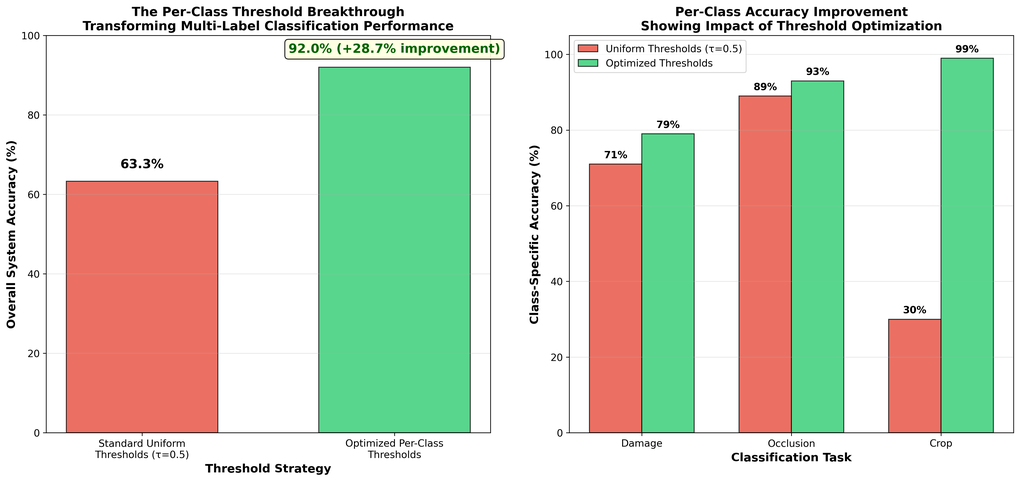
#> input picture mlds_final_project_template/images/breakthrough_analysis.png, 1020 x 481 px, shrunk from 4752 x 2240 before the run
$ python -i visualize_clahe.py   (imports and definitions only)
#> lines starting #> are read from the running program, lines starting #| are printed output that depends on the picture
#> further down, picture is the input picture: shape (481, 1020, 3); mean B, G, R 197.1, 215.4, 206.3
import os
import random
import cv2
import numpy as np
import matplotlib.pyplot as plt
import json
from dataset_organization.loader import OrganizedDatasetLoader

def apply_clahe(image, clip_limit=2.0, tile_grid_size=(8, 8)):
    """
    Apply CLAHE (Contrast Limited Adaptive Histogram Equalization) to an image.

    Args:
        image: Input image (BGR format)
        clip_limit: Threshold for contrast limiting
        tile_grid_size: Size of grid for histogram equalization

    Returns:
        Preprocessed image
    """
#> called with clip_limit = 2, tile_grid_size = (8, 8)
    # Convert to LAB color space
    lab = cv2.cvtColor(image, cv2.COLOR_BGR2LAB)
#> lab: shape (481, 1020, 3); mean of channels 0, 1, 2 219, 123.7, 138.4

    # Split into channels
    l, a, b = cv2.split(lab)
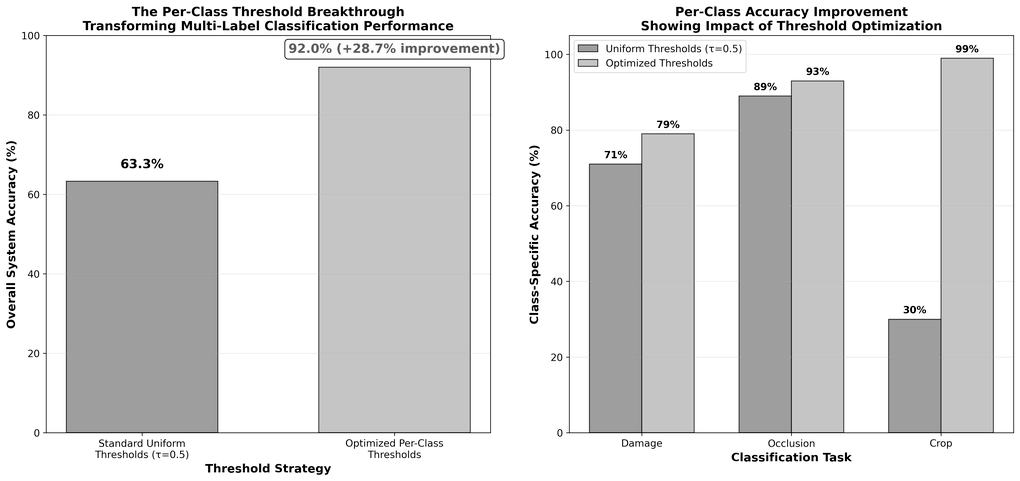
#> l: shape (481, 1020); min 0, max 255, mean 219
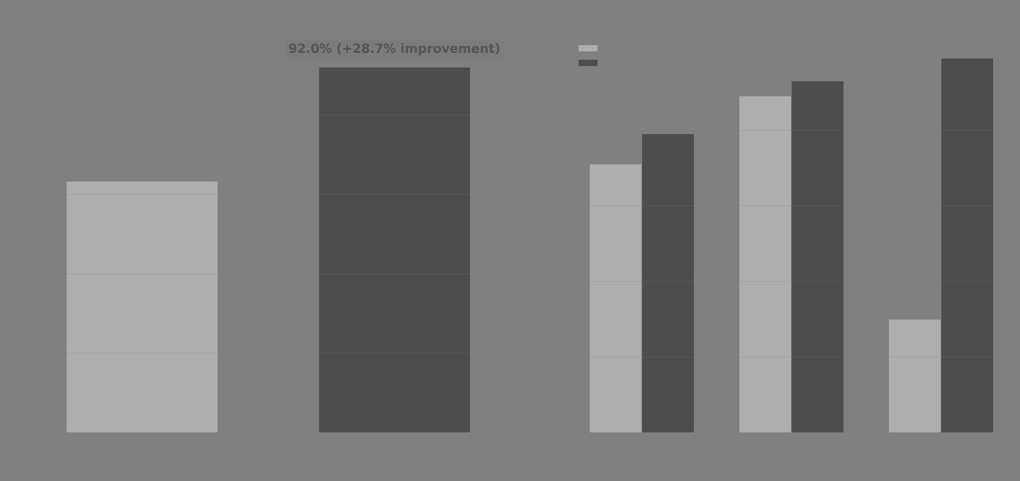
#> a: shape (481, 1020); min 71, max 178, mean 123.7
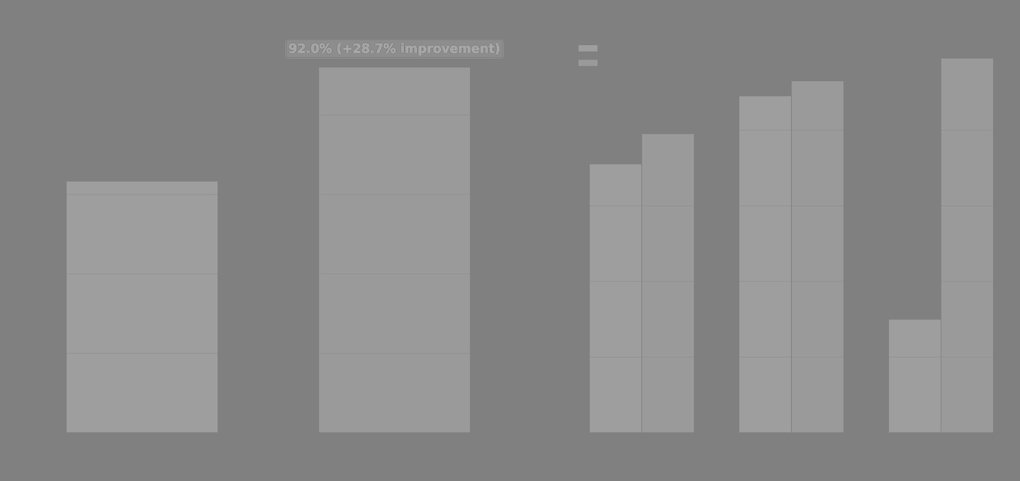
#> b: shape (481, 1020); min 126, max 170, mean 138.4

    # Apply CLAHE to L channel
    clahe = cv2.createCLAHE(clipLimit=clip_limit, tileGridSize=tile_grid_size)
    cl = clahe.apply(l)

    # Merge channels
    lab_clahe = cv2.merge((cl, a, b))
#> lab_clahe: shape (481, 1020, 3); mean of channels 0, 1, 2 216.5, 123.7, 138.4

    # Convert back to BGR
    bgr_clahe = cv2.cvtColor(lab_clahe, cv2.COLOR_LAB2BGR)

    return bgr_clahe, l, cl

# [88 lines left out: functions plot_histograms, get_annotation_info, visualize_clahe_effect, main, not called in this run]

# [2 lines not run here, left out]

>>> import cv2
>>> picture = cv2.imread('../../mlds_final_project_template/images/breakthrough_analysis.png')
>>> result = apply_clahe(picture)

$ run again, on mlds_final_project_template/images/occlusion_classification_distribution.png
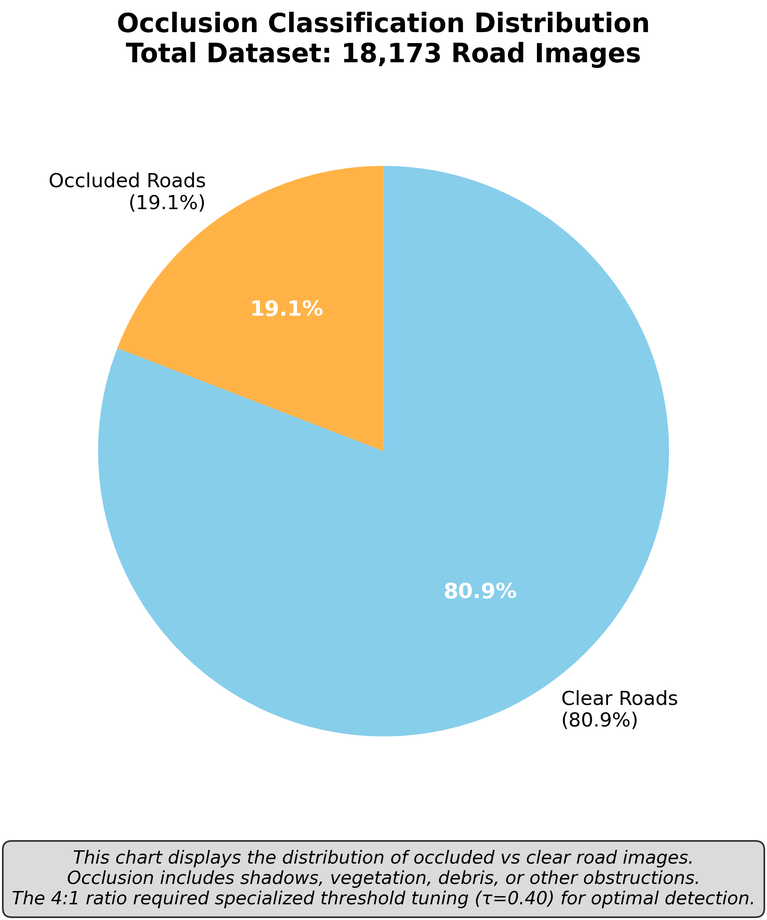
#> input picture mlds_final_project_template/images/occlusion_classification_distribution.png, 767 x 920 px, shrunk from 1957 x 2349 before the run
#> picture is the input picture: shape (920, 767, 3); mean B, G, R 226.9, 225.9, 210.3
#> lab: shape (920, 767, 3); mean of channels 0, 1, 2 226.5, 124.8, 126.2
#> in apply_clahe, `l, a, b = cv2.split(lab)`:
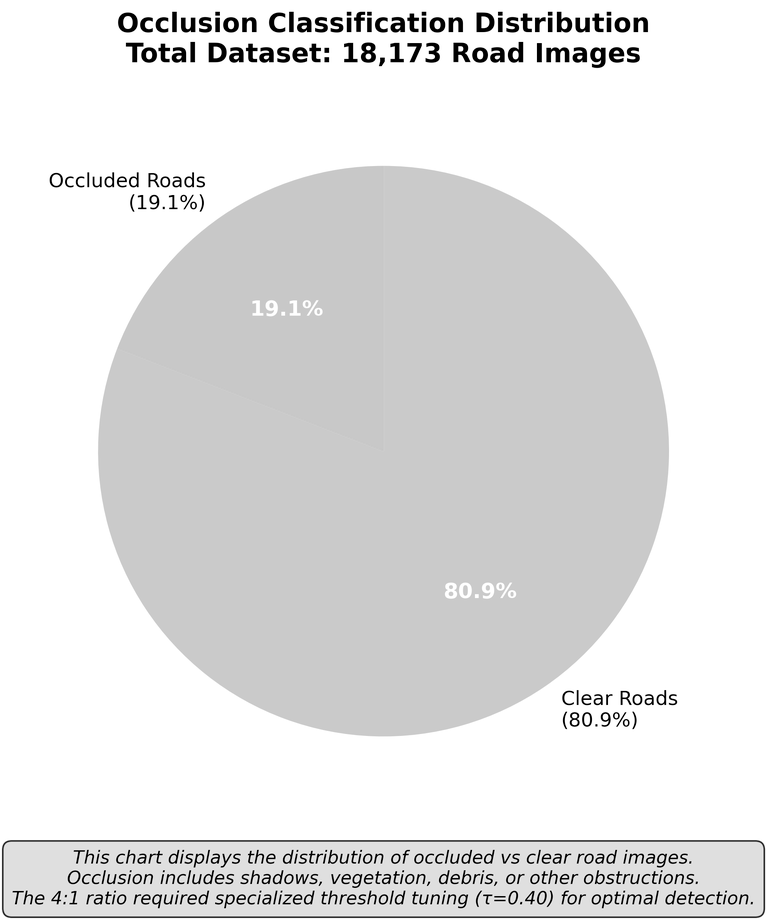
#> l: shape (920, 767); min 0, max 255, mean 226.5
#> in apply_clahe, `l, a, b = cv2.split(lab)`:
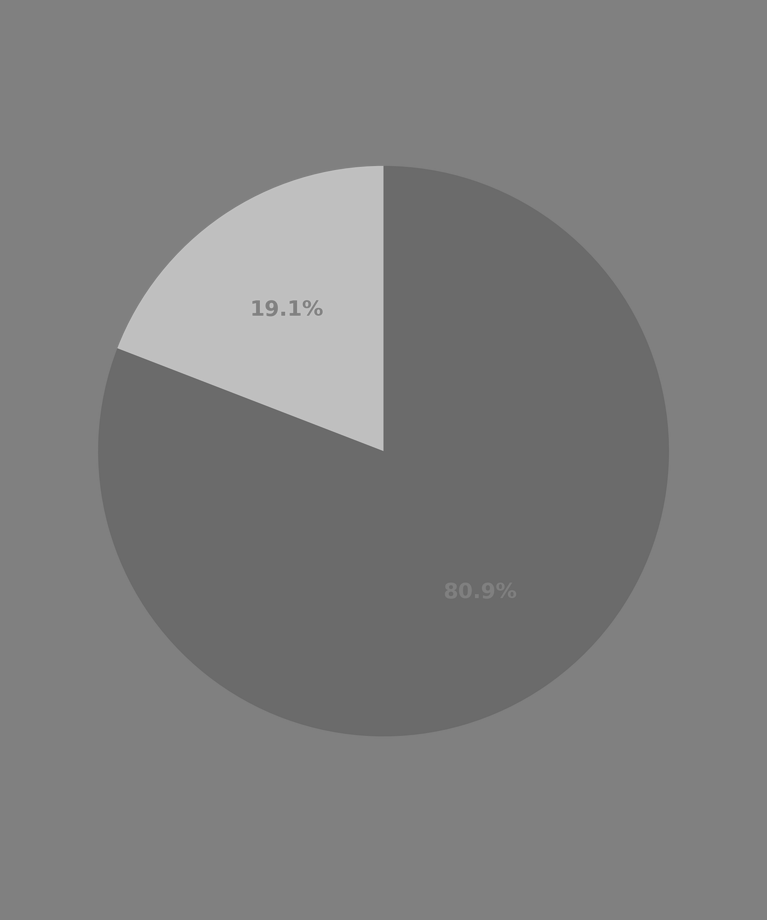
#> b: shape (920, 767); min 101, max 199, mean 126.2
#> lab_clahe: shape (920, 767, 3); mean of channels 0, 1, 2 224.4, 124.8, 126.2

$ run again, on mlds_final_project_template/images/operational_performance_analysis.png
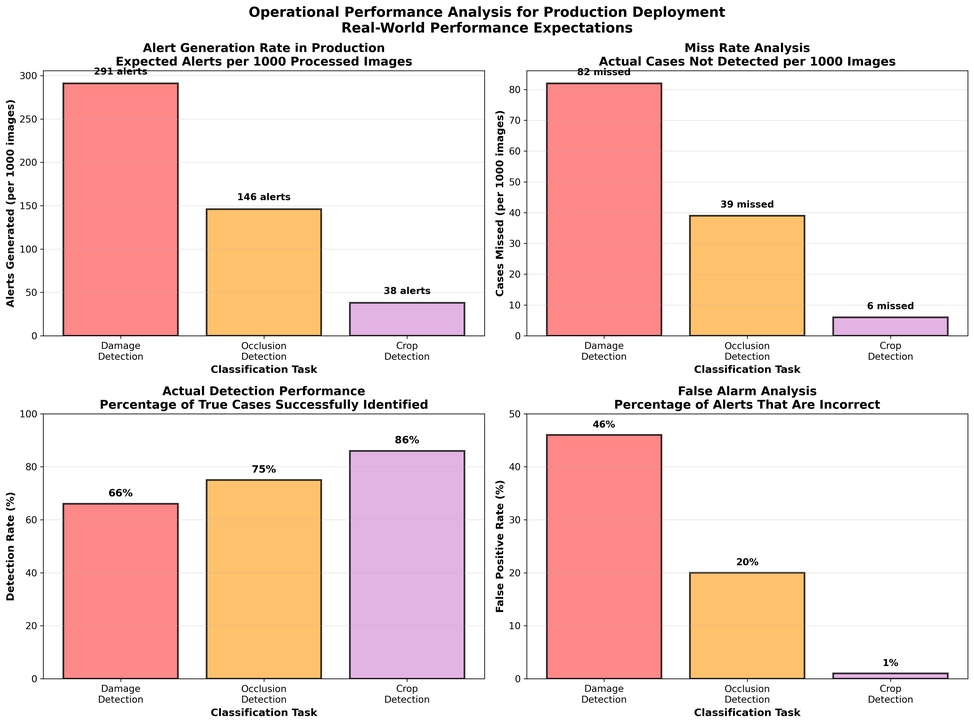
#> input picture mlds_final_project_template/images/operational_performance_analysis.png, 974 x 724 px, shrunk from 4752 x 3534 before the run
#> picture is the input picture: shape (724, 974, 3); mean B, G, R 212.3, 217.7, 242.5
#> lab: shape (724, 974, 3); mean of channels 0, 1, 2 226.5, 136.8, 134.8
#> in apply_clahe, `l, a, b = cv2.split(lab)`:
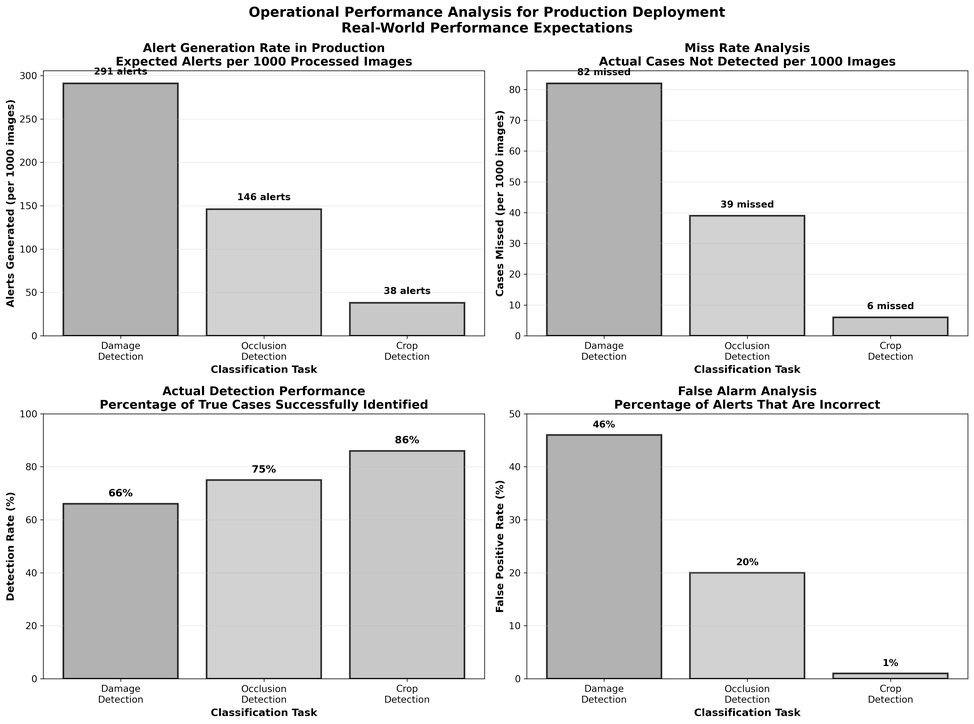
#> l: shape (724, 974); min 0, max 255, mean 226.5
#> in apply_clahe, `l, a, b = cv2.split(lab)`:
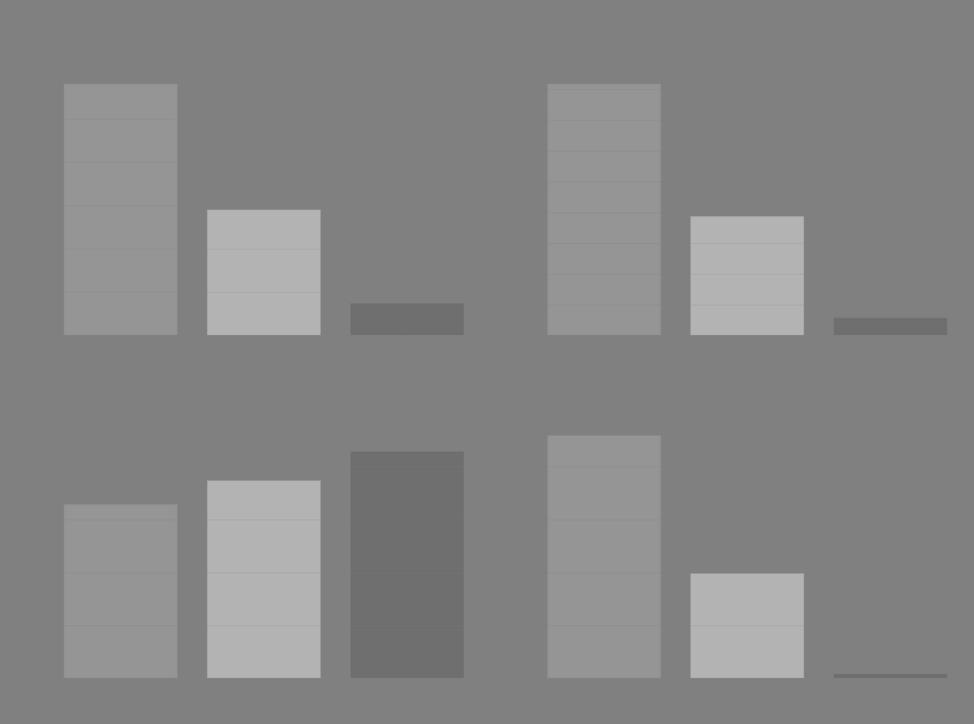
#> b: shape (724, 974); min 109, max 180, mean 134.8
#> lab_clahe: shape (724, 974, 3); mean of channels 0, 1, 2 223.7, 136.8, 134.8

$ run again, on mlds_final_project_template/images/performance_metrics_analysis.png
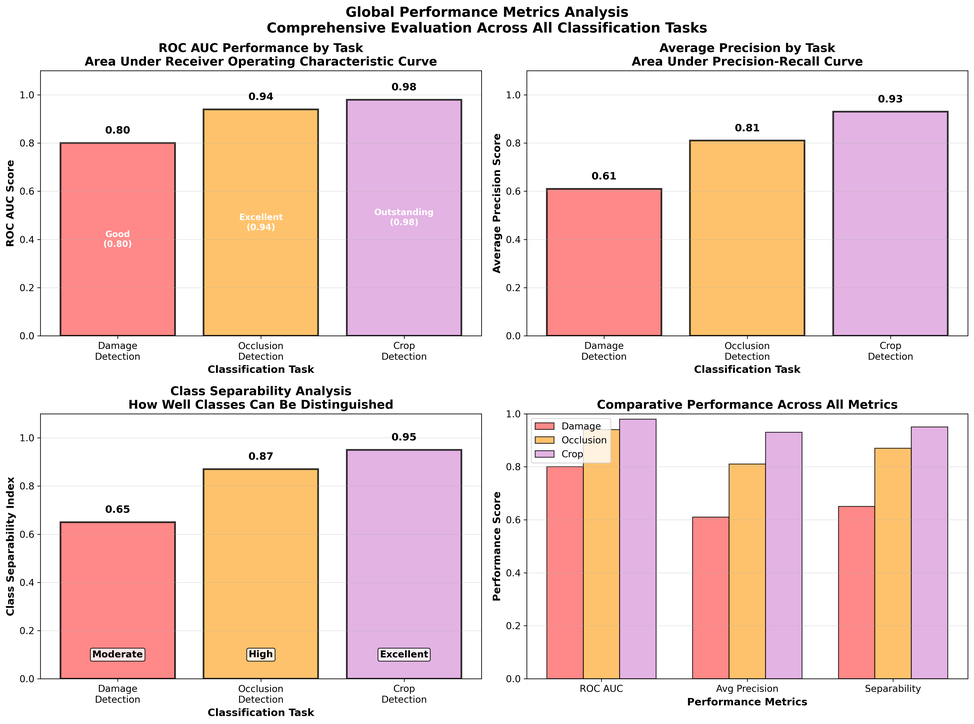
#> input picture mlds_final_project_template/images/performance_metrics_analysis.png, 974 x 724 px, shrunk from 4752 x 3534 before the run
#> picture is the input picture: shape (724, 974, 3); mean B, G, R 207.5, 211.9, 239.5
#> lab: shape (724, 974, 3); mean of channels 0, 1, 2 221.9, 138.1, 134.5
#> in apply_clahe, `l, a, b = cv2.split(lab)`:
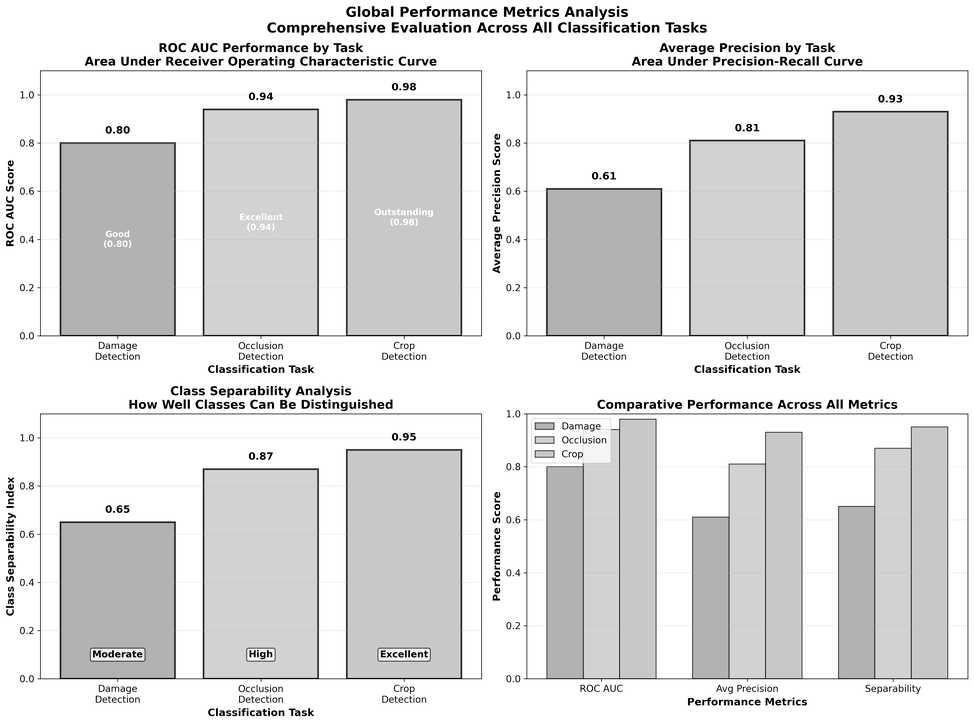
#> l: shape (724, 974); min 0, max 255, mean 221.9
#> in apply_clahe, `l, a, b = cv2.split(lab)`:
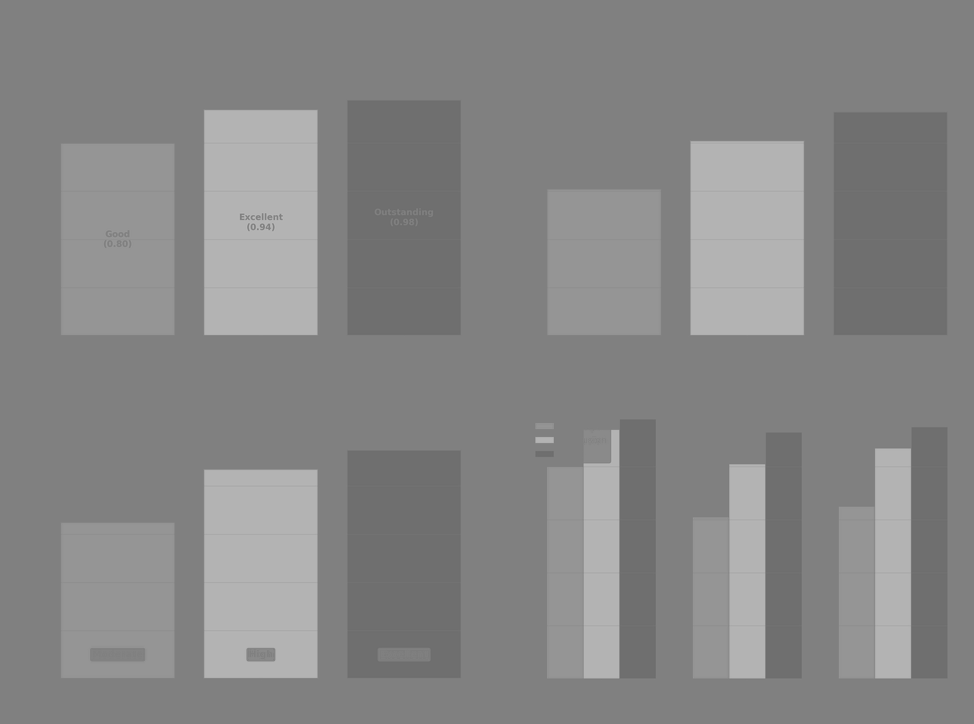
#> b: shape (724, 974); min 106, max 188, mean 134.5
#> lab_clahe: shape (724, 974, 3); mean of channels 0, 1, 2 217.7, 138.1, 134.5
